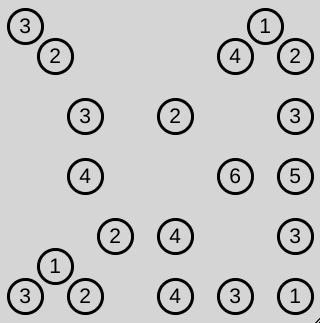
#> input picture INF402/data/examples/10x10_1.png, 320 x 323 px; its folder holds only this picture in this run
$ python vision.py
#> lines starting #> are read from the running program, lines starting #| are printed output that depends on the picture; after the words box and inside, x2 and y2 are one past the last pixel; in counts of white or black regions, pixels touching at a corner belong together
from curses.ascii import isdigit
import json
from os.path import isfile
from sys import argv

import cv2
import onnxruntime
from numpy import argmax, array, resize

from classes import Node


def fatal(msg: str):
    print("\x1b[31m" + msg + "\x1b[0m")
    exit(1)


# [6 lines left out: function find_node, not called in this run]


def preprocess_image(img: cv2.Mat) -> cv2.Mat:
    # Convert to grayscale then to binary
    gray_img = cv2.cvtColor(img, cv2.COLOR_BGR2GRAY)
    _, binary_img = cv2.threshold(gray_img, 127, 255, cv2.THRESH_BINARY_INV)

    return binary_img


def get_enclosing_circles(img: cv2.Mat) -> list[tuple[int, int]]:
    """For every external contour, find the enclosing circle.

    Args:
        img (cv2.Mat): OpenCV matrice of an image. Image is not altered.

    Returns:
        list[tuple(int, int)]: list of (x, y) position of each circle's center.

    Global variables:
        radius (int): mean radius of the enclosing circles.
    """
    # Find contours
    contours, hierarchy = cv2.findContours(
        img, cv2.RETR_EXTERNAL, cv2.CHAIN_APPROX_SIMPLE)
    clean_contours = [cnt for cnt in contours if cv2.contourArea(cnt) > 50]
    polygons = [cv2.approxPolyDP(cnt, 0.01*cv2.arcLength(cnt, True), True)
                for cnt in clean_contours]

    # Get circles center position
    circles = [cv2.minEnclosingCircle(polygon) for polygon in polygons]
    global radius  # radius is used in draw_bridges() and get_inscribed_rectangles()
    radius = sum(c[1] for c in circles)/len(circles)

    return [c[0] for c in circles]


def get_inscribed_rectangles(img: cv2.Mat,
                             circles: list[tuple[int, int]]) -> list[cv2.Mat]:
    """Get a rectangle inscribed in each circle.

    Args:
        img (cv2.Mat): OpenCV matrice of an image. Image is not altered.
        circles (list[tuple[int, int], int]): list of (x, y) position of each circle's center
        and its radius.

    Returns:
        list[cv2.Mat]: list of OpenCV image matrice of each rectangle.
    """
    patches = []
    for c in circles:
        x, y = int(c[0]), int(c[1])
        length = int(1.1 * radius)
        rect = cv2.getRectSubPix(img, (length, length), (x, y))
        patches.append(rect)

    return patches


def digit_ocr(source_img: cv2.Mat,
              model="data/mnist_model/mnist-8.onnx") -> int:
    """Perform digit OCR on a single image.

    Args:
        source_img (cv2.Mat): OpenCV matrice of an image. Image is not altered.
        model (str, optional): Path to an onnx model. Model must have input of (1x1x28x28)
        and output of (1x10). Defaults to "data/mnist_model/mnist-8.onnx".

    Returns:
        int: The digit recognized by the model.
    """
    # Resize image
    img = cv2.resize(source_img, dsize=(28, 28),
                     interpolation=cv2.INTER_AREA)
    img = resize(img, (1, 1, 28, 28))

    # Image to readable input
    data = json.dumps({'data': img.tolist()})
    data = array(json.loads(data)['data']).astype('float32')

    # Inference
    session = onnxruntime.InferenceSession(model, None)
    input_name = session.get_inputs()[0].name
    output_name = session.get_outputs()[0].name

    result = session.run([output_name], {input_name: data})

    return int(argmax(array(result).squeeze(), axis=0))


# [30 lines left out: function find_neighbours, not called in this run]


def create_nodes_from_image(fpath: str) -> list[Node]:
    """Create a list of node objects from an image.

    Args:
        fpath (str): Path to an image.

    Returns:
        list[Node]: list of node objects.
    """
    # Read image
    img = cv2.imread(fpath)

    nodes_list = []

    # Preprocess image and get nodes contours
    imbinary = preprocess_image(img)
    circles = get_enclosing_circles(imbinary)

    # Get patches of numbers inside circles
    patches = get_inscribed_rectangles(imbinary, circles)

    # Find img's minimum edge width (smallest circle coordinates - circle radius)
    edge_width = min([min(c) for c in circles]) - radius

    # Find minimum column width (smallest distance between two nodes)
    y_pos = [c[1] for c in circles]
    global spacing  # spacing is used in draw_bridge()
    spacing = int(min([abs(y1-y2)
                  for y1 in y_pos for y2 in y_pos if abs(y1 - y2) > .5]))

    # Create node objects, find their relative position in the grid and value
    for i, patch in enumerate(patches):
        x = int((circles[i][1] - edge_width)/spacing)
        y = int((circles[i][0] - edge_width)/spacing)
        nodes_list.append(Node(0, x, y, digit_ocr(patch)))

    # Find neighbours
    find_neighbours(nodes_list, int((img.shape[0] - 2*edge_width)/spacing))

    # Sort nodes by position (top to bottom, left to right) and assign id
    nodes_list.sort(key=lambda x: (x.x, x.y))
    for i, node in enumerate(nodes_list):
        node.id = i

    return nodes_list


# [80 lines left out: functions create_nodes_from_text, write_nodes_to_text, draw_bridge, not called in this run]


if __name__ == '__main__':
    if len(argv) != 2:
        fpath = input(
            "Please enter the path to the image or text file you want to process:\n")
#> the answer given: data/examples/10x10_1.png
        while not isfile(fpath):
            fpath = input(
                "Path is not a file or doesn't exist. Please enter a valid path:\n")
    else:
        fpath = argv[1]

        if fpath == "test":
            assert create_nodes_from_text("data/examples/7x7_1.txt") \
                == create_nodes_from_image("data/examples/7x7_1.png")
            print("Test 7x7_1 passed")
            exit(0)

        if not isfile(fpath):
            fatal("Path is not a file or doesn't exist. Please enter a valid path.")

    # Check file extension
    if fpath.endswith(".txt"):
        nodes = create_nodes_from_text(fpath)
    elif fpath.endswith(".jpg") or fpath.endswith(".png"):
        nodes = create_nodes_from_image(fpath)
#> in create_nodes_from_image, img is the input picture: shape (323, 320, 3); min 0, max 213, mean 197.6
#> in preprocess_image, `_, binary_img = cv2.threshold(gray_img, 127, 255, cv2.THRESH_BINARY_INV)`:
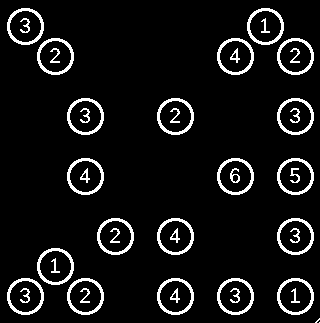
#> binary_img: shape (323, 320); 7.8% white; 42 white regions (2 under 20 px)
#> in get_enclosing_circles, `contours, hierarchy = cv2.findContours( img, cv2.RETR_EXTERNAL, cv2.CH..`: contours = 22 contours, 2 with area under 20; largest, box (x1, y1, x2, y2) and area: (277, 278, 314, 315) 1040, (217, 278, 254, 315) 1040, (157, 278, 194, 315) 1040, (67, 278, 104, 315) 1040, (7, 278, 44, 315) 1040
#> in get_enclosing_circles, `clean_contours = [cnt for cnt in contours if cv2.contourArea(cnt) > 50]`: clean_contours = 20 contours; largest, box (x1, y1, x2, y2) and area: (277, 278, 314, 315) 1040, (217, 278, 254, 315) 1040, (157, 278, 194, 315) 1040, (67, 278, 104, 315) 1040, (7, 278, 44, 315) 1040
#> in get_enclosing_circles, `polygons = [cv2.approxPolyDP(cnt, 0.01*cv2.arcLength(cnt, True), True)..`: polygons = 20 contours; largest, box (x1, y1, x2, y2) and area: (277, 278, 314, 315) 1048, (217, 278, 254, 315) 1048, (157, 278, 194, 315) 1048, (67, 278, 104, 315) 1048, (7, 278, 44, 315) 1048
#> in get_enclosing_circles, `circles = [cv2.minEnclosingCircle(polygon) for polygon in polygons]`: circles = 20 items
#> in get_enclosing_circles, `radius = sum(c[1] for c in circles)/len(circles)`: radius = 18.6
#> in create_nodes_from_image, `circles = get_enclosing_circles(imbinary)`: circles = [(295, 296), (235, 296), (175, 296), (85, 296), (25, 296), (55, 266), (295, 236), (175, 236), (115, 236), (295, 176), (235, 176), (85, 176), (295, 116), (175, 116), (85, 116), (295, 56), (235, 56), (55, 56), (265, 26), (25, 26)]
#> the loop in get_inscribed_rectangles, `for c in circles:` made 20 passes
#> pass 1, in get_inscribed_rectangles, `rect = cv2.getRectSubPix(img, (length, length), (x, y))`:
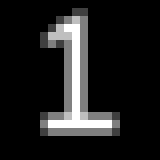
#> rect: shape (20, 20) (shown 8 times larger); min 0, max 255, mean 30.6
#> pass 2, in get_inscribed_rectangles, `rect = cv2.getRectSubPix(img, (length, length), (x, y))`:
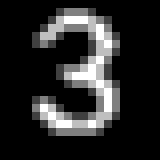
#> rect: shape (20, 20) (shown 8 times larger); min 0, max 255, mean 40.8
#> pass 3, in get_inscribed_rectangles, `rect = cv2.getRectSubPix(img, (length, length), (x, y))`:
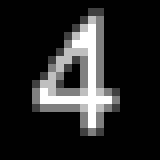
#> rect: shape (20, 20) (shown 8 times larger); min 0, max 255, mean 37.6
#> after the loop in get_inscribed_rectangles, `for c in circles:`: patches = 20 items
#> in create_nodes_from_image, `edge_width = min([min(c) for c in circles]) - radius`: edge_width = 6.4
#> in create_nodes_from_image, `y_pos = [c[1] for c in circles]`: y_pos = [296, 296, 296, 296, 296, 266, 236, 236, 236, 176, 176, 176, 116, 116, 116, 56, 56, 56, 26, 26]
#> in create_nodes_from_image, `spacing = int(min([abs(y1-y2) for y1 in y_pos for y2 in y_pos if abs(y..`: spacing = 30
#> the loop in create_nodes_from_image, `for i, patch in enumerate(patches):` made 1 pass
#> (x, y) on pass 1: (9, 9)
#> pass 1, in digit_ocr, `img = cv2.resize(source_img, dsize=(28, 28), interpolation=cv2.INTER_A..`:
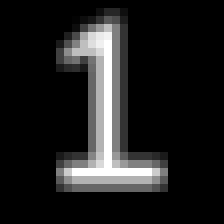
#> img: shape (28, 28) (shown 8 times larger); min 0, max 255, mean 30.6
#> after the loop in create_nodes_from_image, `for i, patch in enumerate(patches):`: nodes_list = []
#> (the run stopped early here; a loop or call above may not have finished)

$ run again, on INF402/data/examples/10x10_2.png
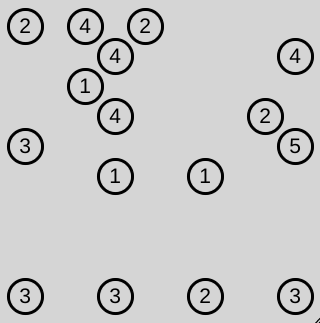
#> input picture INF402/data/examples/10x10_2.png, 320 x 323 px
#> in create_nodes_from_image, img is the input picture: shape (323, 320, 3); min 0, max 213, mean 200.7
#> in preprocess_image, `_, binary_img = cv2.threshold(gray_img, 127, 255, cv2.THRESH_BINARY_INV)`:
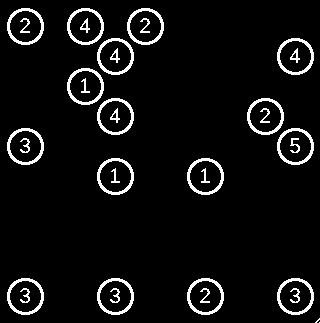
#> binary_img: shape (323, 320); 6.2% white; 34 white regions (2 under 20 px)
#> contours = 18 contours, 2 with area under 20; largest, box (x1, y1, x2, y2) and area: (277, 278, 314, 315) 1040, (187, 278, 224, 315) 1040, (97, 278, 134, 315) 1040, (7, 278, 44, 315) 1040, (187, 158, 224, 195) 1040
#> clean_contours = 16 contours; largest, box (x1, y1, x2, y2) and area: (277, 278, 314, 315) 1040, (187, 278, 224, 315) 1040, (97, 278, 134, 315) 1040, (7, 278, 44, 315) 1040, (187, 158, 224, 195) 1040
#> polygons = 16 contours; largest, box (x1, y1, x2, y2) and area: (277, 278, 314, 315) 1048, (187, 278, 224, 315) 1048, (97, 278, 134, 315) 1048, (7, 278, 44, 315) 1048, (187, 158, 224, 195) 1048
#> in get_enclosing_circles, `circles = [cv2.minEnclosingCircle(polygon) for polygon in polygons]`: circles = 16 items
#> radius = 18.6
#> in create_nodes_from_image, `circles = get_enclosing_circles(imbinary)`: circles = [(295, 296), (205, 296), (115, 296), (25, 296), (205, 176), (115, 176), (295, 146), (25, 146), (265, 116), (115, 116), (85, 86), (295, 56), (115, 56), (145, 26), (85, 26), (25, 26)]
#> the loop in get_inscribed_rectangles, `for c in circles:` made 16 passes
#> after the loop in get_inscribed_rectangles, `for c in circles:`: patches = 16 items
#> edge_width = 6.4
#> y_pos = [296, 296, 296, 296, 176, 176, 146, 146, 116, 116, 86, 56, 56, 26, 26, 26]
#> spacing = 30
#> the loop in create_nodes_from_image, `for i, patch in enumerate(patches):` made 1 pass
#> (x, y) on pass 1: (9, 9)
#> pass 1, in digit_ocr, `img = cv2.resize(source_img, dsize=(28, 28), interpolation=cv2.INTER_A..`:
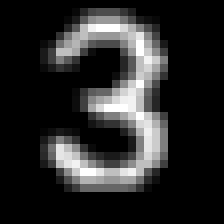
#> img: shape (28, 28) (shown 8 times larger); min 0, max 255, mean 40.8
#> after the loop in create_nodes_from_image, `for i, patch in enumerate(patches):`: nodes_list = []

$ run again, on INF402/data/examples/15x15_1.png
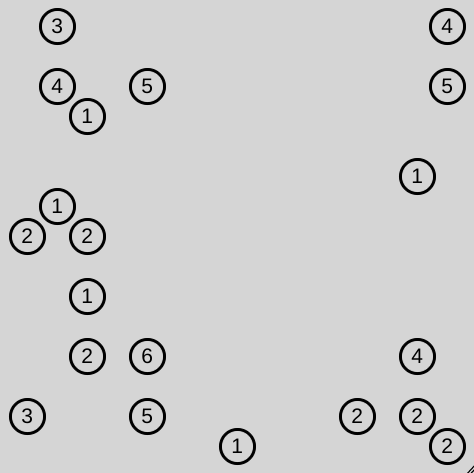
#> input picture INF402/data/examples/15x15_1.png, 474 x 473 px
#> in create_nodes_from_image, img is the input picture: shape (473, 474, 3); min 0, max 213, mean 205.9
#> in preprocess_image, `_, binary_img = cv2.threshold(gray_img, 127, 255, cv2.THRESH_BINARY_INV)`:
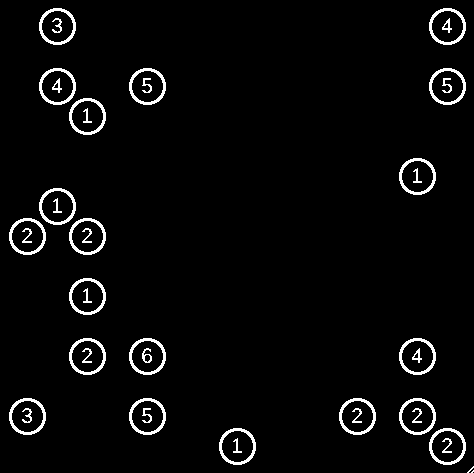
#> binary_img: shape (473, 474); 3.6% white; 42 white regions (2 under 20 px)
#> contours = 22 contours, 2 with area under 20; largest, box (x1, y1, x2, y2) and area: (429, 428, 466, 465) 1040, (219, 428, 256, 465) 1040, (399, 398, 436, 435) 1040, (339, 398, 376, 435) 1040, (129, 398, 166, 435) 1040
#> clean_contours = 20 contours; largest, box (x1, y1, x2, y2) and area: (429, 428, 466, 465) 1040, (219, 428, 256, 465) 1040, (399, 398, 436, 435) 1040, (339, 398, 376, 435) 1040, (129, 398, 166, 435) 1040
#> polygons = 20 contours; largest, box (x1, y1, x2, y2) and area: (429, 428, 466, 465) 1048, (219, 428, 256, 465) 1048, (399, 398, 436, 435) 1048, (339, 398, 376, 435) 1048, (129, 398, 166, 435) 1048
#> in get_enclosing_circles, `circles = [cv2.minEnclosingCircle(polygon) for polygon in polygons]`: circles = 20 items
#> radius = 18.6
#> in create_nodes_from_image, `circles = get_enclosing_circles(imbinary)`: circles = [(447, 446), (237, 446), (417, 416), (357, 416), (147, 416), (27, 416), (417, 356), (147, 356), (87, 356), (87, 296), (87, 236), (27, 236), (57, 206), (417, 176), (87, 116), (447, 86), (147, 86), (57, 86), (447, 26), (57, 26)]
#> the loop in get_inscribed_rectangles, `for c in circles:` made 20 passes
#> after the loop in get_inscribed_rectangles, `for c in circles:`: patches = 20 items
#> edge_width = 7.4
#> y_pos = [446, 446, 416, 416, 416, 416, 356, 356, 356, 296, 236, 236, 206, 176, 116, 86, 86, 86, 26, 26]
#> spacing = 30
#> the loop in create_nodes_from_image, `for i, patch in enumerate(patches):` made 1 pass
#> (x, y) on pass 1: (14, 14)
#> pass 1, in digit_ocr, `img = cv2.resize(source_img, dsize=(28, 28), interpolation=cv2.INTER_A..`:
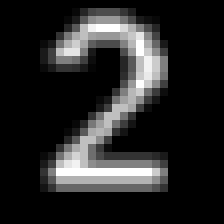
#> img: shape (28, 28) (shown 8 times larger); min 0, max 255, mean 38.2
#> after the loop in create_nodes_from_image, `for i, patch in enumerate(patches):`: nodes_list = []

$ run again, on INF402/data/examples/7x7_1.png
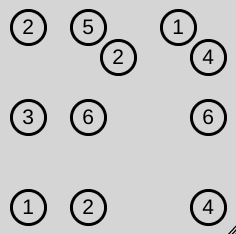
#> input picture INF402/data/examples/7x7_1.png, 236 x 234 px
#> in create_nodes_from_image, img is the input picture: shape (234, 236, 3); min 0, max 213, mean 197
#> in preprocess_image, `_, binary_img = cv2.threshold(gray_img, 127, 255, cv2.THRESH_BINARY_INV)`:
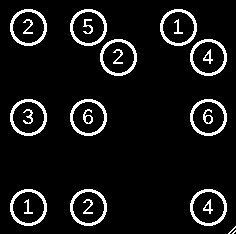
#> binary_img: shape (234, 236); 8.1% white; 24 white regions (2 under 20 px)
#> contours = 13 contours, 2 with area under 20; largest, box (x1, y1, x2, y2) and area: (190, 189, 227, 226) 1040, (70, 189, 107, 226) 1040, (10, 189, 47, 226) 1040, (190, 99, 227, 136) 1040, (70, 99, 107, 136) 1040
#> clean_contours = 11 contours; largest, box (x1, y1, x2, y2) and area: (190, 189, 227, 226) 1040, (70, 189, 107, 226) 1040, (10, 189, 47, 226) 1040, (190, 99, 227, 136) 1040, (70, 99, 107, 136) 1040
#> polygons = 11 contours; largest, box (x1, y1, x2, y2) and area: (190, 189, 227, 226) 1048, (70, 189, 107, 226) 1048, (10, 189, 47, 226) 1048, (190, 99, 227, 136) 1048, (70, 99, 107, 136) 1048
#> in get_enclosing_circles, `circles = [cv2.minEnclosingCircle(polygon) for polygon in polygons]`: circles = [((208, 207), 18.6), ((88, 207), 18.6), ((28, 207), 18.6), ((208, 117), 18.6), ((88, 117), 18.6), ((28, 117), 18.6), ((208, 57), 18.6), ((118, 57), 18.6), ((178, 27), 18.6), ((88, 27), 18.6), ((28, 27), 18.6)]
#> radius = 18.6
#> in create_nodes_from_image, `circles = get_enclosing_circles(imbinary)`: circles = [(208, 207), (88, 207), (28, 207), (208, 117), (88, 117), (28, 117), (208, 57), (118, 57), (178, 27), (88, 27), (28, 27)]
#> the loop in get_inscribed_rectangles, `for c in circles:` made 11 passes
#> after the loop in get_inscribed_rectangles, `for c in circles:`: patches = 11 items
#> edge_width = 8.4
#> y_pos = [207, 207, 207, 117, 117, 117, 57, 57, 27, 27, 27]
#> spacing = 30
#> the loop in create_nodes_from_image, `for i, patch in enumerate(patches):` made 1 pass
#> (x, y) on pass 1: (6, 6)
#> pass 1, in digit_ocr, `img = cv2.resize(source_img, dsize=(28, 28), interpolation=cv2.INTER_A..`:
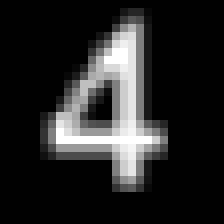
#> img: shape (28, 28) (shown 8 times larger); min 0, max 255, mean 37.6
#> after the loop in create_nodes_from_image, `for i, patch in enumerate(patches):`: nodes_list = []
